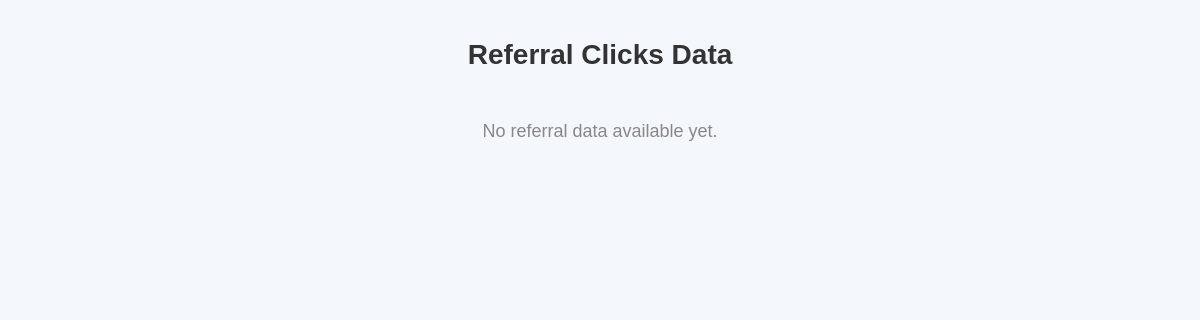
/report/, run on an earlier commit of the app's database.
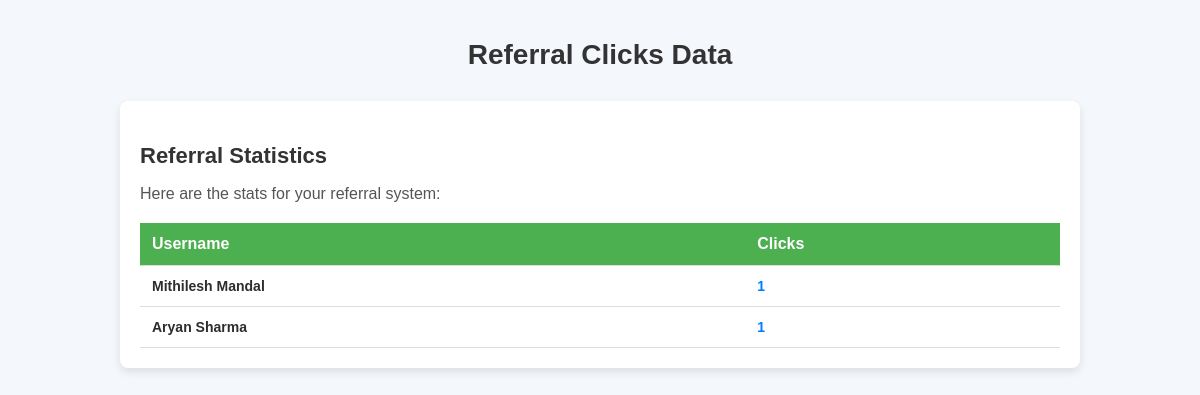
And on a later commit of the database.
### mainApp/models.py (models this page shows, shortened)
class Referral(models.Model):
    user = models.OneToOneField(User, on_delete=models.CASCADE)
    referral_code = models.CharField(max_length=10, unique=True)
    clicks = models.IntegerField(default=0)
    signups = models.IntegerField(default=0)
    created_at = models.DateTimeField(auto_now_add=True)

### mainApp/views.py (the view)
# urls.py: path('report/',views.report_page),
def report_page(request):
    data=Referral.objects.all()
    return render(request,'report.html',{'data':data})

### mainApp/templates/report.html (shortened to what this page needs)
<!DOCTYPE html>
<html lang="en">
<head>
</head>
<body>
    <div class="container">
        <h1>Referral Clicks Data</h1>
        {% if data %}
            <div class="card">
                <h3>Referral Statistics</h3>
                <p>Here are the stats for your referral system:</p>
                <table>
                    <thead>
                        <tr>
                            <th>Username</th>
                            <th>Clicks</th>
                        </tr>
                    </thead>
                    <tbody>
                        {% for item in data %}
                            <tr>
                                <td class="username">{{ item.user.first_name }}</td>
                                <td class="clicks">{{ item.clicks }}</td>
                            </tr>
                        {% endfor %}
                    </tbody>
                </table>
            </div>
        {% else %}
            <div class="no-data">
                <p>No referral data available yet.</p>
            </div>
        {% endif %}
    </div>
</body>
</html>

### mainApp/templates/report.html (style rules this page uses)
body { font-family: 'Arial', sans-serif; background-color: #f4f7fc; margin: 0; padding: 0; }
.container { width: 80%; margin: 0 auto; padding: 20px; }
h1 { text-align: center; color: #333; font-size: 28px; margin-bottom: 30px; }
table { width: 100%; border-collapse: collapse; margin-top: 20px; }
th, td { padding: 12px; text-align: left; border-bottom: 1px solid #ddd; }
th { background-color: #4CAF50; color: #fff; font-size: 16px; }
td { font-size: 14px; color: #555; }
.username { font-weight: bold; color: #2d2d2d; }
.clicks { color: #007bff; font-weight: bold; }
.card { background-color: #fff; padding: 20px; border-radius: 8px; box-shadow: 0 4px 8px rgba(0, 0, 0, 0.1); margin-bottom: 30px; }
.card h3 { font-size: 22px; margin-bottom: 10px; color: #333; }
.card p { font-size: 16px; color: #555; }

What changed in the data, as far as the page shows it:
added Referral: user.first_name "Mithilesh Mandal", clicks "1"
added Referral: user.first_name "Aryan Sharma", clicks "1"
Also different on the page:
text no longer shown: "No referral data available yet."
text now shown: "Referral Statistics Here are the stats for your referral system: Username Clicks"
